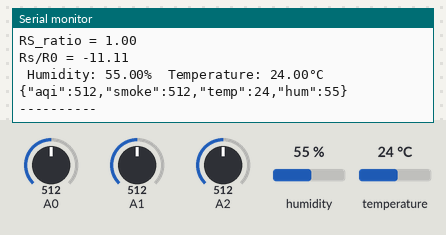
Bench run of a sketch on a simulated Arduino Uno, built with avr-gcc and run on an emulated ATmega328P. Parts: the last lines printed to the serial monitor. The test bench sets the inputs (shaded band); at power-on: humidity 55 %, A0 = 512, A1 = 512, A2 = 512, temperature 24 °C.

Above: at 2.8 s.
2.9 s: humidity set to 22 %
At 4.9 s:
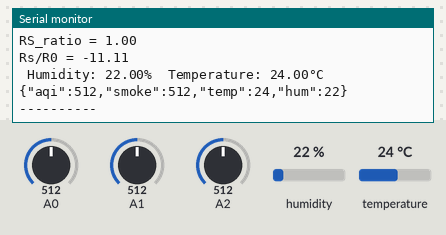
5.6 s: A0 set to 716
At 6.5 s:
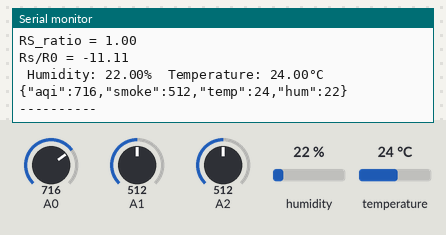
8.3 s: A1 set to 716
11.0 s: A2 set to 716
At 12.6 s:
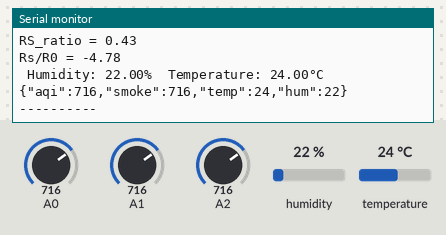
13.7 s: temperature set to 12 °C
At 15.4 s:
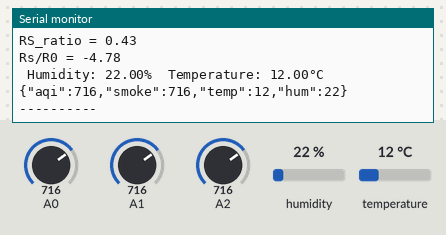
16.4 s: A0 set to 992
At 19.7 s:
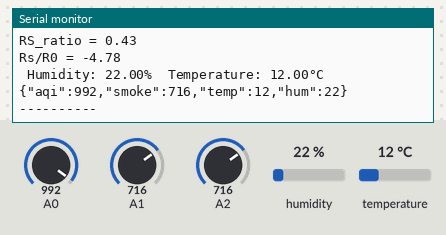
Timing chart, 0 to 20.1 s (numbered marks = the images above; inputs shaded):
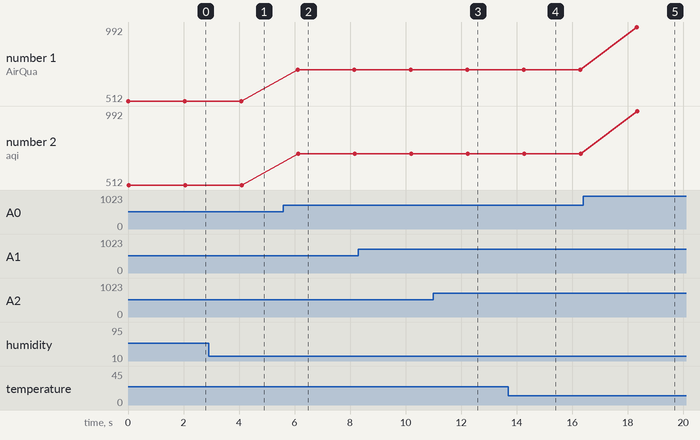

The sketch:

ArduinoMQ135andDHT11.ino
```cpp
#include "DHT.h"
#include <SoftwareSerial.h>
#include <ArduinoJson.h>

#define DHTPIN 2     // Digital pin connected to the DHT sensor
#define DHTTYPE DHT11   // DHT 11
DHT dht(DHTPIN, DHTTYPE);


SoftwareSerial espSerial(12, 13); // RX, TX
StaticJsonDocument<200> doc;

int aqiSensorValue;
int smokeSensorValue;
void setup() {
  Serial.begin(115200);    // sets the serial port to 9600
  dht.begin();
  // set the data rate for the SoftwareSerial port
  espSerial.begin(115200);
  espSerial.println("Intialised");

}
void loop() {
  aqiSensorValue = analogRead(0);       // read analog input pin 0
  Serial.print("AirQua=");
  Serial.print(aqiSensorValue, DEC);               // prints the value read
  Serial.println(" PPM");
  smokeSensorValue = analogRead(2);
  Serial.print("Smoke=");
  Serial.print(smokeSensorValue, DEC);               // prints the value read
  Serial.println(" PPM");
  float sensor_volt;
  float RS_gas; // Get value of RS in a GAS
  float ratio; // Get ratio RS_GAS/RS_air
  int sensorValue = analogRead(A1);
  sensor_volt = (float)sensorValue / 1024 * 5.0;
  RS_gas = (5.0 - sensor_volt) / sensor_volt; // omit *RL

  /*-Replace the name "R0" with the value of R0 in the demo of First Test -*/
  ratio = RS_gas / -0.09; // ratio = RS/R0
  /*-----------------------------------------------------------------------*/

  Serial.print("sensor_volt = ");
  Serial.println(sensor_volt);
  Serial.print("RS_ratio = ");
  Serial.println(RS_gas);
  Serial.print("Rs/R0 = ");
  Serial.println(ratio);
  float h = dht.readHumidity();
  float t = dht.readTemperature();     // read temperature
  if (isnan(h) || isnan(t)) {
    Serial.println(F("Failed to read from DHT sensor!"));
    return;
  }
  Serial.print(F(" Humidity: "));
  Serial.print(h);
  Serial.print(F("%  Temperature: "));
  Serial.print(t);
  Serial.println(F("°C "));
  doc["aqi"] = aqiSensorValue;
  doc["smoke"] = smokeSensorValue;
  doc["temp"] = t;
  doc["hum"] = h;
  serializeJson(doc, Serial);
  Serial.println("");
  Serial.println("----------");
  espSerial.println(doc.as<String>());


  delay(2000);                                   // wait 100ms for next reading
}
```

Measured:
- after the input at 2.9 s, the serial monitor: prints a new line after 1.2 s (image 1)
- after the input at 5.6 s, the serial monitor: prints a new line after 0.51 s (image 2)
- after the input at 11.0 s, the serial monitor: prints a new line after 1.2 s (image 3)
- after the input at 13.7 s, the serial monitor: prints a new line after 0.57 s (image 4)
- after the input at 16.4 s, the serial monitor: prints a new line after 1.9 s (image 5)
- plotted number 1: 512 → 716 after the input at 5.6 s, 716 → 992 after the input at 16.4 s
- plotted number 2: 512 → 716 after the input at 5.6 s, 716 → 992 after the input at 16.4 s
